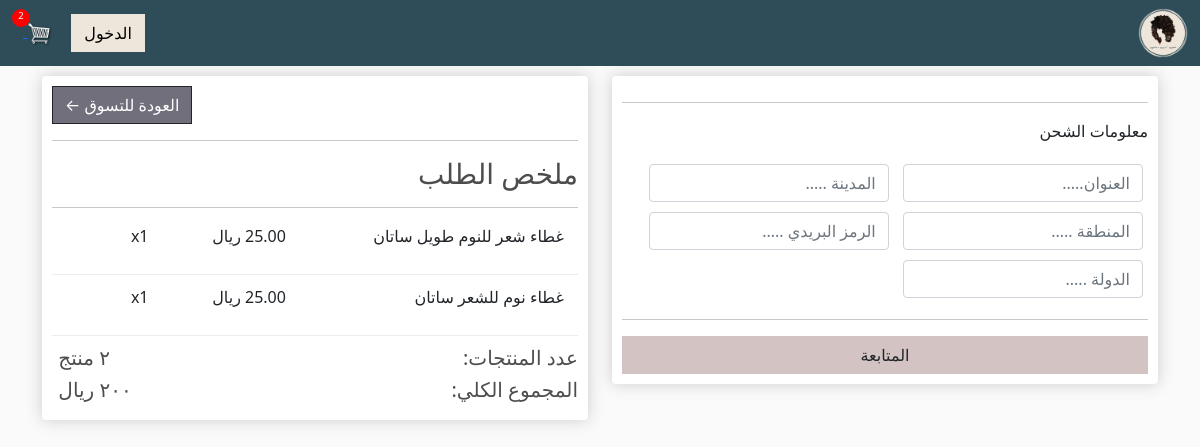
Screenshot of /checkout/ (signed in) with the database file from the repository.
### store/models.py (models this page shows, shortened)
class OrderItem(models.Model):
    product = models.ForeignKey(Product, on_delete=models.SET_NULL, null=True)
    order = models.ForeignKey(Order, on_delete=models.SET_NULL, null=True)
    quantity = models.IntegerField(default=0, null=True, blank=True)
    date_added = models.DateTimeField(auto_now_add=True)
    @property
    def get_total(self):
        total = self.product.price * self.quantity
        return total

class Product(models.Model):
    name = models.CharField(max_length=200)
    price = models.DecimalField(max_digits=7, decimal_places=2)
    digital = models.BooleanField(default=False, null=True, blank=True)
    image = models.ImageField(null=True, blank=True)

### store/views.py (the view)
# urls.py: path('checkout/', views.checkout, name="checkout"),
def checkout(request):
    data = cartData(request)
    order = data['order']
    cartItems = data['cartItems']
    items = data['items']
    context={'items': items, 'order': order, 'cartItems': cartItems}
    return render(request, 'store/checkout.html', context)

### store/models.py (called while the page is built)
    @property
    def get_cart_total(self):
        orderitems = self.orderitem_set.all()
        total = sum([item.get_total for item in orderitems])
        return total

    @property
    def get_cart_items(self):
        orderitems = self.orderitem_set.all()
        total = sum([item.quantity for item in orderitems])
        return total

    @property
    def shipping(self):
        shipping=False
        orderItems = self.orderitem_set.all()
        for i in orderItems:
            if i.product.digital == False:
                shipping = True
        return shipping

### store/utils.py (called while the page is built)
def cartData(request):
    if request.user.is_authenticated:
        customer = request.user.customer
        order, created = Order.objects.get_or_create(customer=customer, complete=False)
        items = order.orderitem_set.all()
        cartItems = order.get_cart_items
    else:
        cookieData = cookieCart(request)
        items = []
        order = cartItems = cookieData['order']
        cartItems = cookieData['cartItems']
        items = cookieData['items']
    return {'cartItems': cartItems, 'order': order, 'items': items}

### store/templates/store/checkout.html (shortened to what this page needs)
{% extends 'store/main.html' %}
{% load static %}
{% block content %}
    <div class="row">
        <div class="col-lg-6">
            <div class="box-element">
                <a class="btn btn-outline-dark" style="background-color: #706f7b; color:white;" href="{% url 'store' %}">&#x2190 العودة للتسوق</a>
                <hr>
                <h3 style="direction: rtl;">ملخص الطلب</h3>
                <hr>
                {% for item in items %}
                <div class="cart-row">
                    <div style="flex:2; direction: rtl;">
                        <div style="flex:2; width:50%; display :inline-block; padding-right: 10px; "><p>{{item.product.name}}</p></div>
                        <div style="flex:1; width:20%; display :inline-block; padding-right: 10px; text-align: center;"><p>{{item.product.price}} ريال</p></div>
                        <div style="flex:1; width:20%; display :inline-block; padding-right: 10px; text-align: center;"><p>x{{item.quantity}}</p></div>
                    </div>
                </div>
                {% endfor %}
                <div style="direction: rtl;">
                    <h5 style="display: inline-block; width: 49%;">عدد المنتجات: </h5>
                    <h5 style="display: inline-block; width: 49%; text-align: left; ">٢ منتج</h5>
                </div>
                <div style="direction: rtl;">
                    <h5 style="display: inline-block; width: 49%;">المجموع الكلي: </h5>
                    <h5 style="display: inline-block; width: 49%; text-align: left; ">٢٠٠ ريال</h5>
                </div>
            </div>
        </div>
        <div class="col-lg-6">
            <div class="box-element" id="form-wrapper">
                <form id="form">
                    <div id="shipping-info" style="direction: rtl;">
                        <hr>
                        <p style="text-align: right;">معلومات الشحن</p>
                        <div class="form-field">
                            <input class="form-control" style="text-align: right;" type="text" name="address" placeholder="العنوان....." />
                        </div>
                        <div class="form-field">
                            <input class="form-control" style="text-align: right;" type="text" name="city" placeholder="المدينة ....." />
                        </div>
                        <div class="form-field">
                            <input class="form-control" style="text-align: right;" type="text" name="state" placeholder="المنطقة ....." />
                        </div>
                        <div class="form-field">
                            <input class="form-control" style="text-align: right;" type="text" name="zipcode" placeholder="الرمز البريدي ....." />
                        </div>
                        <div class="form-field">
                            <input class="form-control" style="text-align: right;" type="text" name="country" placeholder="الدولة ....." />
                        </div>
                    </div>
                    <hr>
                    <input id="form-button" class="btn btn-block" style="width:100%; background-color: #d3c3c3;" type="submit" value="المتابعة"/>
                </form>
            </div>
        </div>
    </div>
{% endblock content %}

### static/css/main.css (style rules this page uses)
body { background-color: hsl(0, 0%, 98%); }
h1,h2,h3,h4,h5,h6 { color:hsl(0, 0%, 30%); }
.box-element { box-shadow:hsl(0, 0%, 80%) 0 0 16px; background-color: #fff; border-radius: 4px; padding: 10px; }
.col-lg-4, .col-lg-6, .col-lg-8, .col-lg-12 { margin-top: 10px; }
.btn { border-radius: 0; }
.form-field { width:250px; display: inline-block; padding: 5px; }
.cart-row { display: flex; align-items: flex-stretch; padding-bottom: 10px; margin-bottom: 10px; border-bottom: 1px solid #ececec; }

### rows the page displays
OrderItem: product.name "غطاء شعر للنوم طويل ساتان", product.price "25.00", quantity "1"
OrderItem: product.name "غطاء نوم للشعر ساتان", product.price "25.00", quantity "1"

### other values shown
{{ cartItems }} "2"
